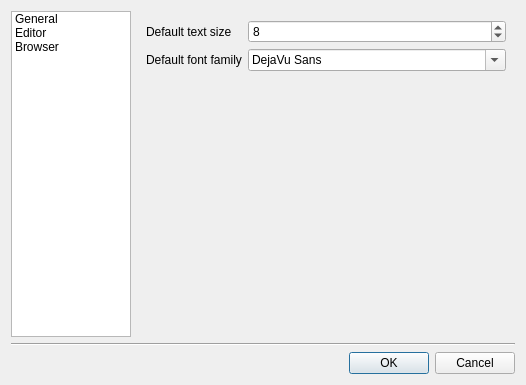
<?xml version="1.0" encoding="UTF-8"?>
<ui version="4.0">
 <class>PrefsDialog</class>
 <widget class="QDialog" name="PrefsDialog">
  <property name="geometry">
   <rect>
    <x>0</x>
    <y>0</y>
    <width>526</width>
    <height>385</height>
   </rect>
  </property>
  <property name="windowTitle">
   <string>Preferences</string>
  </property>
  <layout class="QVBoxLayout" name="verticalLayout">
   <item>
    <layout class="QHBoxLayout" name="horizontalLayout">
     <item>
      <widget class="QListWidget" name="listWidget">
       <property name="sizePolicy">
        <sizepolicy hsizetype="Fixed" vsizetype="Expanding">
         <horstretch>0</horstretch>
         <verstretch>0</verstretch>
        </sizepolicy>
       </property>
       <property name="maximumSize">
        <size>
         <width>120</width>
         <height>16777215</height>
        </size>
       </property>
       <item>
        <property name="text">
         <string>General</string>
        </property>
       </item>
       <item>
        <property name="text">
         <string>Editor</string>
        </property>
       </item>
       <item>
        <property name="text">
         <string>Browser</string>
        </property>
       </item>
      </widget>
     </item>
     <item>
      <widget class="QStackedWidget" name="stackedWidget">
       <property name="sizePolicy">
        <sizepolicy hsizetype="Expanding" vsizetype="Preferred">
         <horstretch>3</horstretch>
         <verstretch>0</verstretch>
        </sizepolicy>
       </property>
       <property name="sizeIncrement">
        <size>
         <width>0</width>
         <height>0</height>
        </size>
       </property>
       <property name="currentIndex">
        <number>1</number>
       </property>
       <widget class="QWidget" name="page">
        <layout class="QVBoxLayout" name="verticalLayout_4">
         <item>
          <widget class="QGroupBox" name="groupBox">
           <property name="title">
            <string>On Startup</string>
           </property>
           <layout class="QVBoxLayout" name="verticalLayout_3">
            <item>
             <widget class="QRadioButton" name="emptyWorkspaceRadio">
              <property name="text">
               <string>Empty Workspace</string>
              </property>
             </widget>
            </item>
            <item>
             <widget class="QRadioButton" name="loadPreviousLogRadio">
              <property name="text">
               <string>Load Previous Log</string>
              </property>
              <property name="checked">
               <bool>true</bool>
              </property>
             </widget>
            </item>
           </layout>
          </widget>
         </item>
         <item>
          <spacer name="verticalSpacer">
           <property name="orientation">
            <enum>Qt::Vertical</enum>
           </property>
           <property name="sizeHint" stdset="0">
            <size>
             <width>20</width>
             <height>204</height>
            </size>
           </property>
          </spacer>
         </item>
        </layout>
       </widget>
       <widget class="QWidget" name="page_2">
        <layout class="QVBoxLayout" name="verticalLayout_2">
         <item>
          <layout class="QFormLayout" name="formLayout">
           <item row="0" column="0">
            <widget class="QLabel" name="label">
             <property name="text">
              <string>Default text size</string>
             </property>
            </widget>
           </item>
           <item row="0" column="1">
            <widget class="QSpinBox" name="defaultTextSizeSpin">
             <property name="minimum">
              <number>1</number>
             </property>
             <property name="value">
              <number>8</number>
             </property>
            </widget>
           </item>
           <item row="1" column="0">
            <widget class="QLabel" name="label_3">
             <property name="text">
              <string>Default font family</string>
             </property>
            </widget>
           </item>
           <item row="1" column="1">
            <widget class="QFontComboBox" name="defaultFontCombo">
             <property name="currentFont">
              <font>
               <family>Verdana</family>
               <pointsize>10</pointsize>
              </font>
             </property>
            </widget>
           </item>
          </layout>
         </item>
        </layout>
       </widget>
       <widget class="QWidget" name="page_3">
        <layout class="QVBoxLayout" name="verticalLayout_5">
         <item>
          <layout class="QFormLayout" name="formLayout_2">
           <item row="0" column="0">
            <widget class="QLabel" name="label_2">
             <property name="text">
              <string>Logs Per Page</string>
             </property>
            </widget>
           </item>
           <item row="0" column="1">
            <widget class="QSpinBox" name="logsPerPageSpin">
             <property name="minimum">
              <number>1</number>
             </property>
             <property name="maximum">
              <number>50</number>
             </property>
             <property name="value">
              <number>5</number>
             </property>
            </widget>
           </item>
          </layout>
         </item>
        </layout>
       </widget>
      </widget>
     </item>
    </layout>
   </item>
   <item>
    <widget class="Line" name="line">
     <property name="orientation">
      <enum>Qt::Horizontal</enum>
     </property>
    </widget>
   </item>
   <item>
    <widget class="QDialogButtonBox" name="buttonBox">
     <property name="orientation">
      <enum>Qt::Horizontal</enum>
     </property>
     <property name="standardButtons">
      <set>QDialogButtonBox::Cancel|QDialogButtonBox::Ok</set>
     </property>
    </widget>
   </item>
  </layout>
 </widget>
 <resources/>
 <connections>
  <connection>
   <sender>buttonBox</sender>
   <signal>accepted()</signal>
   <receiver>PrefsDialog</receiver>
   <slot>accept()</slot>
   <hints>
    <hint type="sourcelabel">
     <x>248</x>
     <y>254</y>
    </hint>
    <hint type="destinationlabel">
     <x>157</x>
     <y>274</y>
    </hint>
   </hints>
  </connection>
  <connection>
   <sender>buttonBox</sender>
   <signal>rejected()</signal>
   <receiver>PrefsDialog</receiver>
   <slot>reject()</slot>
   <hints>
    <hint type="sourcelabel">
     <x>316</x>
     <y>260</y>
    </hint>
    <hint type="destinationlabel">
     <x>286</x>
     <y>274</y>
    </hint>
   </hints>
  </connection>
  <connection>
   <sender>listWidget</sender>
   <signal>currentRowChanged(int)</signal>
   <receiver>stackedWidget</receiver>
   <slot>setCurrentIndex(int)</slot>
   <hints>
    <hint type="sourcelabel">
     <x>69</x>
     <y>173</y>
    </hint>
    <hint type="destinationlabel">
     <x>325</x>
     <y>173</y>
    </hint>
   </hints>
  </connection>
 </connections>
</ui>
